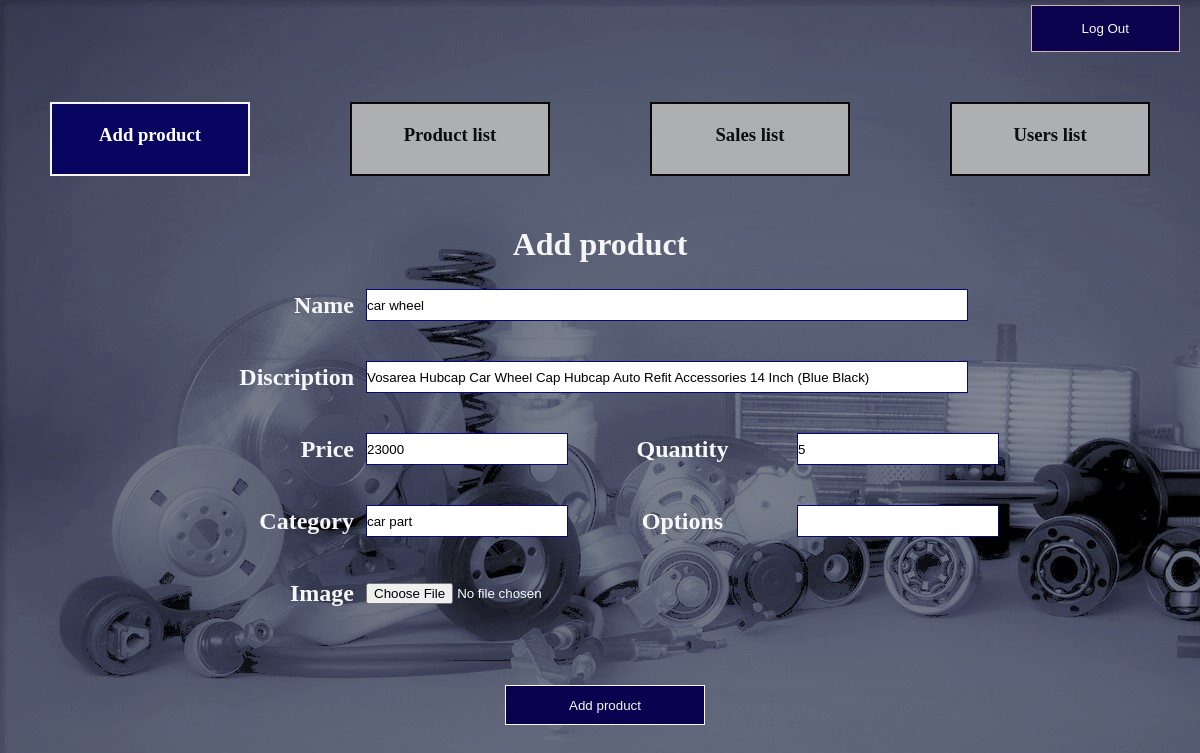
The page /edit_product.php?id=9 (signed in) on the database its author committed.
### tables this page shows
CREATE TABLE IF NOT EXISTS `item` (
  `item_id` int(11) NOT NULL AUTO_INCREMENT,
  `name` varchar(40) NOT NULL,
  `description` varchar(255) NOT NULL,
  `price` float NOT NULL,
  `options` varchar(100) NOT NULL,
  `qty` int(11) NOT NULL,
  `category` varchar(255) DEFAULT NULL,
  PRIMARY KEY (`item_id`)
);

### edit_product.php (the view, shortened to what this page needs)
<?php
   include 'connect.php';
   if(isset($_REQUEST['id'])){
    $item_id=$_REQUEST['id'];
    $query2="SELECT * FROM item WHERE item_id=$item_id ";
     $result2=mysqli_query($connect,$query2);
     if ($result2) {
         $row= mysqli_fetch_assoc($result2);
         $name=$row['name'];
         $discription=$row['description'];
         $price=$row['price'];
         $options=$row['options'];
         $qty=$row['qty'];
         $category=$row['category'];
     }
 }
?>
<!DOCTYPE html>
<html>
<head>
<link rel="stylesheet" href="css/add_item_2.css">
</head>
<body>
        <div class="head"> <button type="button" class="btn1" onclick="location.href='logout.php'">Log Out</button> </div>
        <div class="fir">
          <a  href="add_item.php" class="now"><h3>Add product</h3></a>
          <a  href="Product_list.php"><h3>Product list</h3></a>
          <a  href="Sales_list.php"><h3>Sales list</h3></a>
          <a  href="Users_list.php"><h3>Users list</h3></a>
        </div>
        <h1>Add product</h1>
        <form action="add_item.php" method="post" enctype="multipart/form-data">
        <table border="0">
            <tr>
               <td class="input4"><h2>Name</h2></td>
               <td  colspan="3"> <input type="text"  name="name" class="first"  value="<?php echo $name?>"></td>
            </tr>
            <tr>
               <td><h2>Discription</h2></td>
               <td  colspan="3"><input type="text"  name="discription"  class="second" value="<?php echo $discription?>"></td>
            </tr>
            <tr>
               <td><h2>Price</h2></td>
               <td class="input3"><input type="text"  name="price" class="third" value="<?php echo $price?>"></td>
               <td><h2 class="new">Quantity</h2></td>
               <td><input type="text"  name="quantity" class="third" value="<?php echo $qty?>"></td>
            </tr>
            <tr>
               <td><h2>Category</h2></td>
               <td class="input3"><input type="text"  name="category" class="third" value="<?php echo $category?>"></td>
               <td><h2 class="new">Options</h2></td>
               <td><input type="text"  name="options" class="third" value="<?php echo $options?>"></td>
            </tr>
            <tr>
               <td><h2>Image</h2></td>
               <td colspan="3"><input type="file" accept="image/jpg" name="product_image" class="box" style="color: azure;"></td>
            </tr>
            <tr>
               <td colspan="4" class="input1"><input type="submit" class="btn" name="Add_product" value="Add product"></td>
            </tr>
        </table></form>
</body>
</html>

### css/add_item_2.css (style rules this page uses)
* { padding: 0px; margin: 0px; }
.head { text-align: right; }
.fir { display: flex; width: 100%; }
a { height: 20px; width: 25%; background-color:#adafb0; padding: 20px 10px 30px 10px; margin: 50px; border: 2px solid rgb(14, 7, 7); text-align: center; text-decoration: none; color: rgb(13, 12, 12); }
.now { background-color: rgb(7, 5, 95); color: white; border: 2px solid rgb(248, 244, 244); }
h3 { background: fixed; }
h1 { text-align: center; color: rgb(245, 245, 246); }
table tr td { height: 70px; }
table { width: 100%; margin: 5px; }
tr { width: 100%; }
.input1 { text-align: center; height: 150px; }
h2 { text-align: right; padding: 0px 10px; color: rgb(247, 247, 250); }
.input4 { width:30%; }
.first { width: 600px; height: 30px; border: 1px solid rgb(8, 8, 115); }
.second { width: 600px; height: 30px; border: 1px solid rgb(8, 8, 115); }
.third { width: 200px; height: 30px; border: 1px solid rgb(8, 8, 115); }
.btn { background: rgb(8, 2, 79); padding: 5px 30px; text-decoration: none; color: rgb(248, 247, 246); border: 1px solid rgb(248, 246, 246); width: 200px; height: 40px; }
.input3 { width:9%; }
.new { text-align: center; }
.btn1 { background: rgb(12, 2, 77); padding: 15px 50px; text-decoration: none; color: rgb(250, 247, 245); border: 1px solid rgb(211, 179, 179); margin: 5px 20px 0px; }

### rows shown on the page
item: name "car wheel", discription "Vosarea Hubcap Car Wheel Cap Hubcap Auto Refit Accessories 14 Inch (Blue Black)", price "23000", quantity "5", category "car part"
